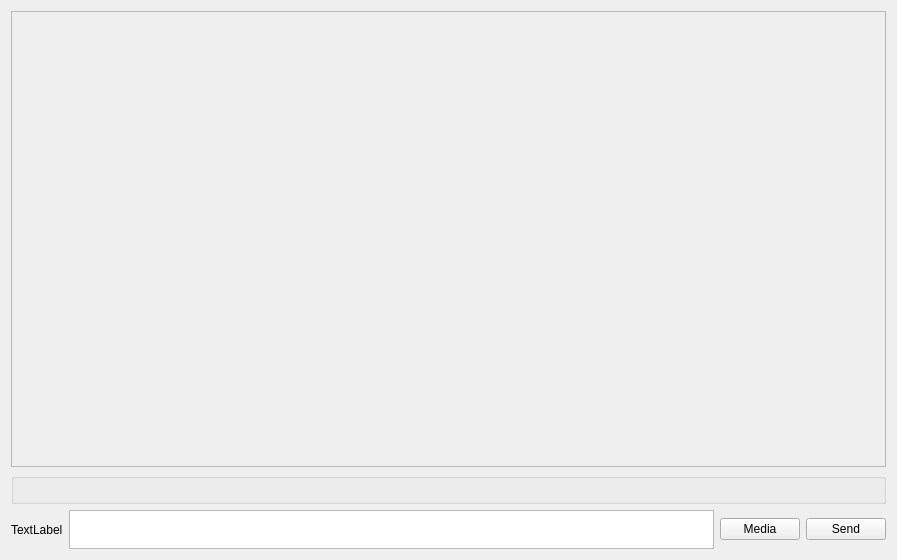
<?xml version="1.0" encoding="UTF-8"?>
<ui version="4.0">
 <class>comments</class>
 <widget class="QWidget" name="comments">
  <property name="geometry">
   <rect>
    <x>0</x>
    <y>0</y>
    <width>897</width>
    <height>560</height>
   </rect>
  </property>
  <property name="windowTitle">
   <string>Form</string>
  </property>
  <property name="styleSheet">
   <string notr="true"/>
  </property>
  <layout class="QVBoxLayout" name="verticalLayout">
   <item>
    <widget class="QScrollArea" name="scrollArea">
     <property name="minimumSize">
      <size>
       <width>0</width>
       <height>400</height>
      </size>
     </property>
     <property name="widgetResizable">
      <bool>true</bool>
     </property>
     <widget class="QWidget" name="scrollAreaWidgetContents">
      <property name="geometry">
       <rect>
        <x>0</x>
        <y>0</y>
        <width>873</width>
        <height>398</height>
       </rect>
      </property>
      <layout class="QGridLayout" name="gridLayout_2"/>
     </widget>
    </widget>
   </item>
   <item>
    <widget class="QGroupBox" name="media_groupBox">
     <property name="title">
      <string/>
     </property>
    </widget>
   </item>
   <item>
    <layout class="QHBoxLayout" name="horizontalLayout">
     <item>
      <widget class="QLabel" name="label">
       <property name="text">
        <string>TextLabel</string>
       </property>
      </widget>
     </item>
     <item>
      <widget class="QTextEdit" name="comment_textEdit">
       <property name="maximumSize">
        <size>
         <width>16777215</width>
         <height>39</height>
        </size>
       </property>
      </widget>
     </item>
     <item>
      <widget class="QPushButton" name="media_pushButton">
       <property name="text">
        <string>Media</string>
       </property>
      </widget>
     </item>
     <item>
      <widget class="QPushButton" name="send_pushButton">
       <property name="text">
        <string>Send</string>
       </property>
      </widget>
     </item>
    </layout>
   </item>
  </layout>
 </widget>
 <resources/>
 <connections/>
</ui>
